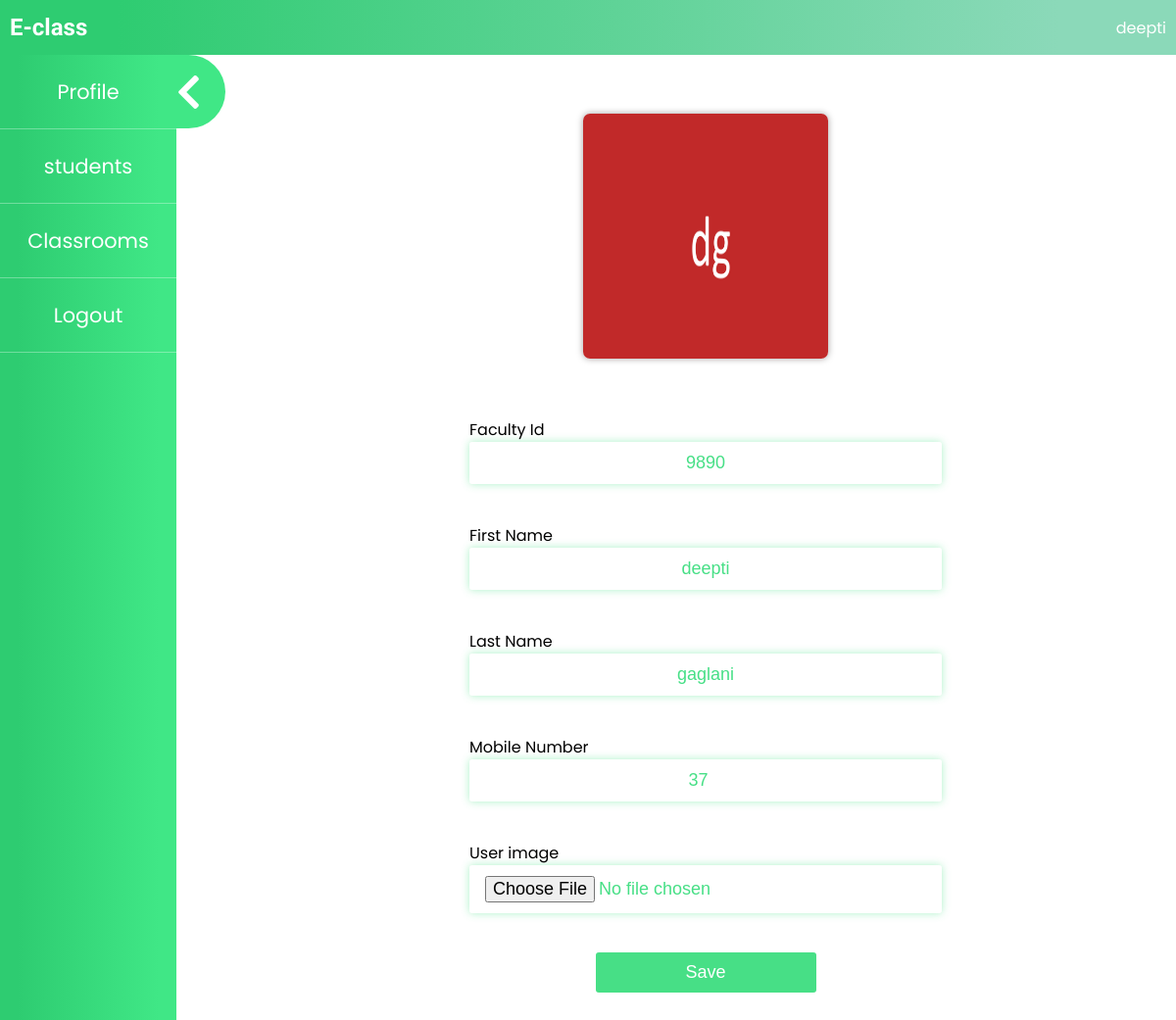
Screenshot of /profile/ (signed in) with the database file from the repository.
### learnerApp/models.py (models this page shows, shortened)
class CustomUser(AbstractBaseUser):
    is_admin = models.BooleanField(default=False)
    is_institute = models.BooleanField(default=False)
    is_faculty = models.BooleanField(default=False)
    is_student = models.BooleanField(default=False)
    user_email = models.EmailField(verbose_name='Email',primary_key=True,unique=True)
    date_created = models.DateTimeField(verbose_name='date created', auto_now_add=True)
    last_login = models.DateTimeField(verbose_name='last login', auto_now=True)
    is_active = models.BooleanField(default=True)
    is_superuser = models.BooleanField(default=False)
    USERNAME_FIELD = 'user_email'
    objects = CustomUserManager()
    def __str__(self):
        if self.is_admin:
            return str(Admin.objects.get(user=self).first_name)
        elif self.is_faculty:
            try:
                return str(Faculty.objects.get(user=self).first_name)
            except:
                None
        elif self.is_institute:
            try:
                return str(Institute.objects.get(user=self).institute_name)
            except:
                None
        elif self.is_student:
            return str(Student.objects.get(user=self).first_name)
        return str(self.user_email)

class Faculty(models.Model):
    user = models.OneToOneField('CustomUser',primary_key=True,on_delete=models.CASCADE)
    faculty_id = models.CharField(max_length=75,verbose_name="Faculty Id",null=True,blank=True)
    first_name = models.CharField(max_length=75,verbose_name="First Name",null=True,blank=True)
    last_name = models.CharField(max_length=75,verbose_name="Last Name",null=True,blank=True)
    faculty_number = models.PositiveIntegerField(verbose_name="Mobile Number",null=True,blank=True)
    institute = models.ForeignKey('Institute',on_delete=models.CASCADE)
    user_image = models.ImageField(upload_to='learnerApp/profile_images/faculty',blank=True)
    class Meta:
        unique_together = [['faculty_id','institute']]

### learnerApp/views.py (the view)
# urls.py: path('profile/',views.profile, name="profile"),
@login_required(login_url="/login/")
def profile(request):
    if request.method == 'POST':
        form = None
        if request.user.is_admin:
            form = AdminForm(request.POST,request.FILES,instance=Admin.objects.get(user=request.user))
        elif request.user.is_institute:
            form = InstituteForm(request.POST,request.FILES,instance=Institute.objects.get(user=request.user))
        elif request.user.is_faculty:
            form = FacultyForm(request.POST,request.FILES,instance=Faculty.objects.get(user=request.user))
        elif request.user.is_student:
            form = StudentForm(request.POST,request.FILES,instance=Student.objects.get(user=request.user))
        else:
            raise Http404("User role does not exist")
        if form.is_valid():
            form.save()
        else:
            print(form.errors)
        return redirect('dashboard')
    else:
        form = None
        if request.user.is_admin:
            instance = Admin.objects.get(user=request.user)
            form = AdminForm(instance=instance)
        elif request.user.is_institute:
            instance = Institute.objects.get(user=request.user)
            form = InstituteForm(instance=instance)
        elif request.user.is_faculty:
            instance = Faculty.objects.get(user=request.user)
            form = FacultyForm(instance=instance)
        elif request.user.is_student:
            instance = Student.objects.get(user=request.user)
            form = StudentForm(instance=instance)
        extemp = getBasetemp(request)
        image = instance.user_image.url
        return render(request,'learnerApp/profile.html',context={'user':request.user,'image':image,'form':form,'extemp':extemp})

### learnerApp/forms.py
class FacultyForm(forms.ModelForm):
    class Meta:
        model = Faculty
        exclude = ['user','institute']
        widgets = {
            'user_image':forms.FileInput
        }

### learnerApp/views.py (called while the page is built)
def getBasetemp(request):
    if request.user.is_admin:
        extemp = "learnerApp/adminDashboard.html"
    elif request.user.is_institute:
        extemp = "learnerApp/instituteDashboard.html"
    elif request.user.is_faculty:
        extemp = "learnerApp/facultyDashboard.html"
    elif request.user.is_student:
        extemp = "learnerApp/studentDashboard.html"
    return extemp

### learnerApp/templates/learnerApp/profile.html (shortened to what this page needs)
{% extends extemp %}
{% load static %}
{% block inncss %} <link rel="stylesheet" href="{% static 'learnerApp/css/profile.css' %}"> {% endblock %}
{% block dashboard %}
    <img src="{{ image }}">
    <form method = "POST" autocomplete="off" enctype="multipart/form-data">
        {% for field in form %}
        <div class="field">
            {{ field.label }}
            {{ field }}
        </div>
        {% endfor %}
        <button>Save</button>
    </form>
{% endblock %}

### learnerApp/templates/learnerApp/base.html (shortened to what this page needs)
{% load static %}
<!DOCTYPE html>
<html lang="en">
<head>
    <link rel="stylesheet" href="{% static 'learnerApp/css/base.css' %}">
    <link rel="stylesheet" href="https://cdnjs.cloudflare.com/ajax/libs/font-awesome/5.15.3/css/all.min.css" />
    {% block css %}{% endblock %}
</head>
<body>
    <nav>
        <h1><a href="{% url 'home' %}">E-class</a></h1>
        {% if user.is_authenticated %}
        <div class="user">
            <div class="username">{{ user }}</div>
        </div>
        {% else %}
            <div class="buttons">
                <button><a href="{% url 'login' %}">Login</a></button>
            </div>
        {% endif %}
    </nav>
    <div class="container">
        {% block content %}{% endblock %}
    </div>
</body>
</html>

### learnerApp/static/learnerApp/css/base.css (style rules this page uses)
body { width: 100%; min-height: 100vh; padding: 0; margin: 0; box-sizing: border-box; font-family: 'Poppins', sans-serif; overflow-x: hidden; }
nav { position: fixed; z-index:100; height: 7vh; width: 100%; top:0; background: -webkit-linear-gradient(.25turn, #2ecc71 10%, #8bd9b9 90%); background: -moz-linear-gradient(.25turn, #2ecc71 10%, #8bd9b9 90%); background: -ms-linear-gradient(.25turn, #2ecc71 10%, #8bd9b9 90%); background: -o-linear-gradient(.25turn, #2ecc71 10%, #8bd9b9 90%); background: linear-gradient(.25turn, #2ecc71 10%, #8bd9b9 90%); display: flex; justify-content: space-between; padding: 0 10px; box-sizing: border-box; align-items: center; color: white; }
nav h1 { font-family: 'Kiwi Maru', serif; }
a { color: inherit; text-decoration: none; }
.container { position: absolute; top:7vh; left:0; width: 100%; height: 100%; }

### learnerApp/static/learnerApp/css/profile.css (style rules this page uses)
form input,form textarea,form select { -webkit-appearance: none; -moz-appearance: none; appearance: none; outline: 0; border: 1px solid rgba(255, 255, 255, 0.4); background-color: rgba(255, 255, 255, 0.2); box-shadow:0px 0px 9px 0px #47df8673; width: 450px; border-radius: 3px; padding: 10px 15px; margin: 0 auto 10px auto; display: block; text-align: center; font-size: 18px; color: #47df86; transition-duration: 0.25s; font-weight: 300; }
form button { -webkit-appearance: none; -moz-appearance: none; appearance: none; outline: 0; background-color: #47df86; border: 0; padding: 10px 15px; color: white; border-radius: 3px; width: 225px; cursor: pointer; font-size: 18px; transition-duration: 0.25s; margin: 10px auto; display: block; }
form .field { position: relative; display: block; width: fit-content; margin: 40px auto; }
form { padding: 20px 0; position: relative; z-index: 2; }
img { margin: auto; width: 250px; height: 250px; display: block; border-radius: 7px; box-shadow: 0px 0px 7px 0px rgb(163, 162, 162); }

### rows the page displays
CustomUser: is_admin+is_faculty+user_email "deepti"
Faculty: form "9890" "deepti" "gaglani" "37"

### other values shown
{{ field.label }} "Faculty Id" "First Name" "Last Name" "Mobile Number" "User image"
